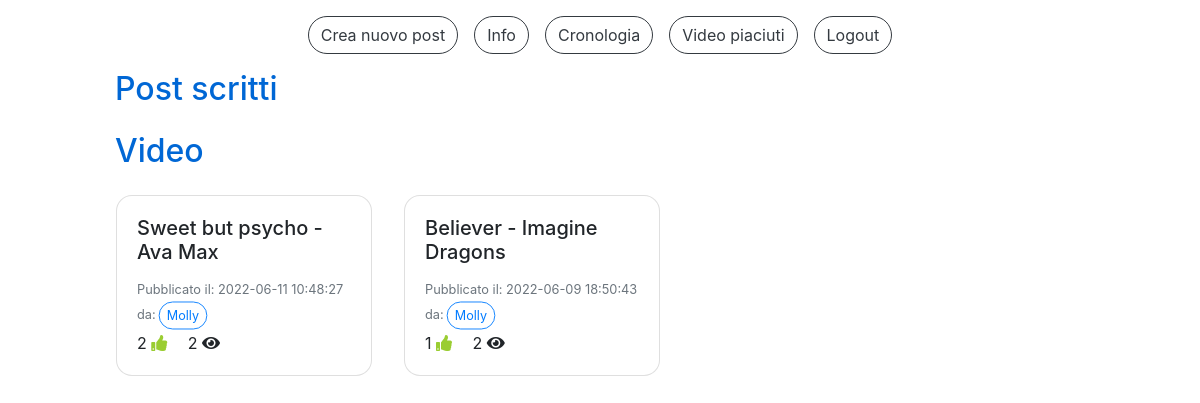
/home.php (signed in), run on an earlier commit of the app's database.
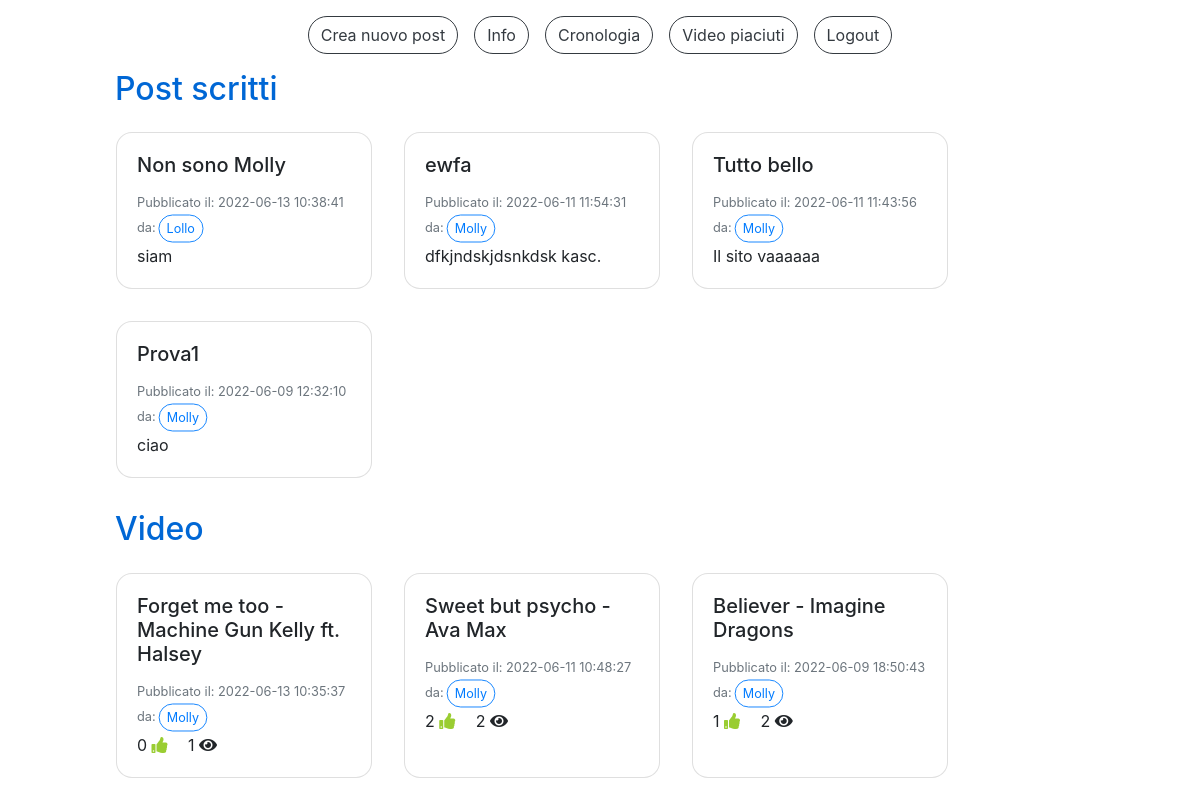
And on a later commit of the database.
### tables this page shows
CREATE TABLE `Video` (
  `IdVideo` int(11) NOT NULL,
  `Titolo` varchar(100) NOT NULL,
  `SorgenteVideo` varchar(300) NOT NULL,
  `DataPubblicazione` datetime NOT NULL DEFAULT CURRENT_TIMESTAMP,
  `NumeroLike` int(11) NOT NULL DEFAULT '0',
  `NumeroVisualizzazioni` int(11) NOT NULL DEFAULT '0',
  `IdAccount` int(11) NOT NULL
);

CREATE TABLE `Accounts` (
  `IdAccount` int(11) NOT NULL,
  `Username` varchar(40) NOT NULL,
  `Mail` varchar(40) NOT NULL,
  `Password` varchar(100) NOT NULL,
  `Canale` tinyint(1) NOT NULL,
  `NumeroIscritti` int(11) DEFAULT NULL
);

CREATE TABLE `Post_Scritti` (
  `IdPost` int(11) NOT NULL,
  `Titolo` varchar(40) NOT NULL,
  `DataPubblicazione` datetime NOT NULL DEFAULT CURRENT_TIMESTAMP,
  `TestoPost` varchar(400) NOT NULL,
  `IdAccount` int(11) NOT NULL
);

### check_canale.php (called while the page is built, shortened)
<?php
  include("db.php");
  $sql="SELECT * FROM Accounts WHERE IdAccount=?";
  $query=$db->prepare($sql);
  $dati=array($_SESSION["loginID"]);
  $query->execute($dati);
  $ris=$query->fetchAll();
  foreach($ris as $row) {
    $canale=$row["Canale"];
  }
?>

### home.php (the view, shortened to what this page needs)
<!DOCTYPE html>
<html>
<head>
  <link rel="stylesheet" href="css/style.css">
  <link rel="stylesheet" href="css/custom_style.css">
</head>
<body>
  <?php
    include("db.php");
    include("check_canale.php");
  ?>
  <div class="container-fluid pt-3">
    <div class="row justify-content-center">
      <?php
        if($canale) {
          echo '<button type="button" class="btn btn-outline-dark mr-3" onclick="location.href=\'create_post.php\'">Crea nuovo post</button>';
        }
      ?>
      <button type="button" class="btn btn-outline-dark mr-3" onclick="location.href='info.php'">Info</button>
      <button type="button" class="btn btn-outline-dark mr-3" onclick="location.href='cronologia.php'">Cronologia</button>
      <button type="button" class="btn btn-outline-dark mr-3" onclick="location.href='video_piaciuti.php'">Video piaciuti</button>
      <button type="button" class="btn btn-outline-dark" onclick="location.href='logout.php'">Logout</button>
    </div>
    <div class="row justify-content-center">
      <div id="homePosts" class="col-10">
        <h2 class="titleText mt-3">Post scritti</h2>
        <div id="postScritti" class="row">
        <?php
          $sql="SELECT * FROM Post_Scritti s, Accounts a WHERE a.IdAccount=s.IdAccount ORDER BY DataPubblicazione DESC LIMIT 4";
          $query=$db->prepare($sql);
          $query->execute();
          $ris=$query->fetchAll();
          foreach($ris as $row) {
            echo '<div class="card m-3" style="width: 16rem;">
                    <div class="card-body">
                      <h5 class="card-title">'. $row["Titolo"] .'</h5>
                      <p class="card-text">
                        <small class="text-muted">Pubblicato il: '. $row["DataPubblicazione"] .'<br>da:<button type="button" class="btn btn-outline-primary btn-sm mini" onclick="location.href=\'canale.php?canale='. $row["Username"] .'\'">'. $row["Username"] .'</button></small><br>
                        '. $row["TestoPost"] .'<br>
                      </p>
                    </div>
                  </div>';
          }
        ?>
        </div>
        <h2 class="titleText mt-3">Video</h2>
        <div id="postVideo" class="row">
        <?php
          $sql="SELECT * FROM Video v JOIN Accounts a ON v.IdAccount=a.IdAccount ORDER BY DataPubblicazione DESC LIMIT 12";
          $query=$db->prepare($sql);
          $query->execute();
          $ris=$query->fetchAll();
          foreach($ris as $row) {
            $sql="SELECT * FROM Video v, Visualizzazioni vis, Accounts a WHERE v.IdVideo=vis.IdVideo AND a.IdAccount=vis.IdAccount AND vis.IdAccount=? AND vis.IdVideo=?";
            $query=$db->prepare($sql);
            $dati=array($_SESSION["loginID"], $row["IdVideo"]);
            $query->execute($dati);
            $risVis=$query->fetchAll();
            $tempoVis=-1;
            $creator=$row["Username"];
            foreach($risVis as $vis) {
              $tempoVis=$vis["TempoVisualizzazione"];
            }
            echo '<div class="card card-video m-3" style="width: 16rem;">
                    <div class="card-body card-video" onclick="location.href=\'video.php?id='. $row["IdVideo"] .'&titolo='. $row["Titolo"] .'&video='. $row["SorgenteVideo"] .'&time='. $tempoVis .'\'">
                      <h5 class="card-title card-video">'. $row["Titolo"] .'</h5>
                      <p class="card-text card-video">
                        <small class="text-muted">Pubblicato il: '. $row["DataPubblicazione"] .'<br>da:<button type="button" class="btn btn-outline-primary btn-sm mini" onclick="location.href=\'canale.php?canale='. $creator .'\'">'. $creator .'</button></small><br>
                        '. $row["NumeroLike"] .' <i class="fa fa-thumbs-up mr-3"></i>
                        '. $row["NumeroVisualizzazioni"] .' <i class="fa fa-eye"></i>
                      </p>
                    </div>
                  </div>';
          }
        ?>
        </div>
      </div>
    </div>
  </div>
</body>
</html>

### css/custom_style.css (style rules this page uses)
* { transition: 0.4s; }
div, h2, p { cursor: default; }
.card-video { cursor: pointer; }
.fa-thumbs-up { color: yellowgreen; }
body { height: 100vh; overflow: auto; }
.btn,.form-control { border-radius: 2rem; }
.mini { transform: scale(0.9); }
.card { border-radius: 1rem; }
.titleText { color: #0067d5; }

What changed in the data, as far as the page shows it:
added post_scritti: Titolo "Non sono Molly", DataPubblicazione "2022-06-13 10:38:41", IdAccount.Username "Lollo", TestoPost "siam"
added post_scritti: Titolo "ewfa", DataPubblicazione "2022-06-11 11:54:31", IdAccount.Username "Molly", TestoPost "dfkjndskjdsnkdsk kasc."
added post_scritti: Titolo "Tutto bello", DataPubblicazione "2022-06-11 11:43:56", IdAccount.Username "Molly", TestoPost "Il sito vaaaaaa"
added post_scritti: Titolo "Prova1", DataPubblicazione "2022-06-09 12:32:10", IdAccount.Username "Molly", TestoPost "ciao"
added video: Titolo "Forget me too - Machine Gun Kelly ft. Halsey", DataPubblicazione "2022-06-13 10:35:37", IdAccount.Username "Molly", NumeroLike "0", NumeroVisualizzazioni "1"
